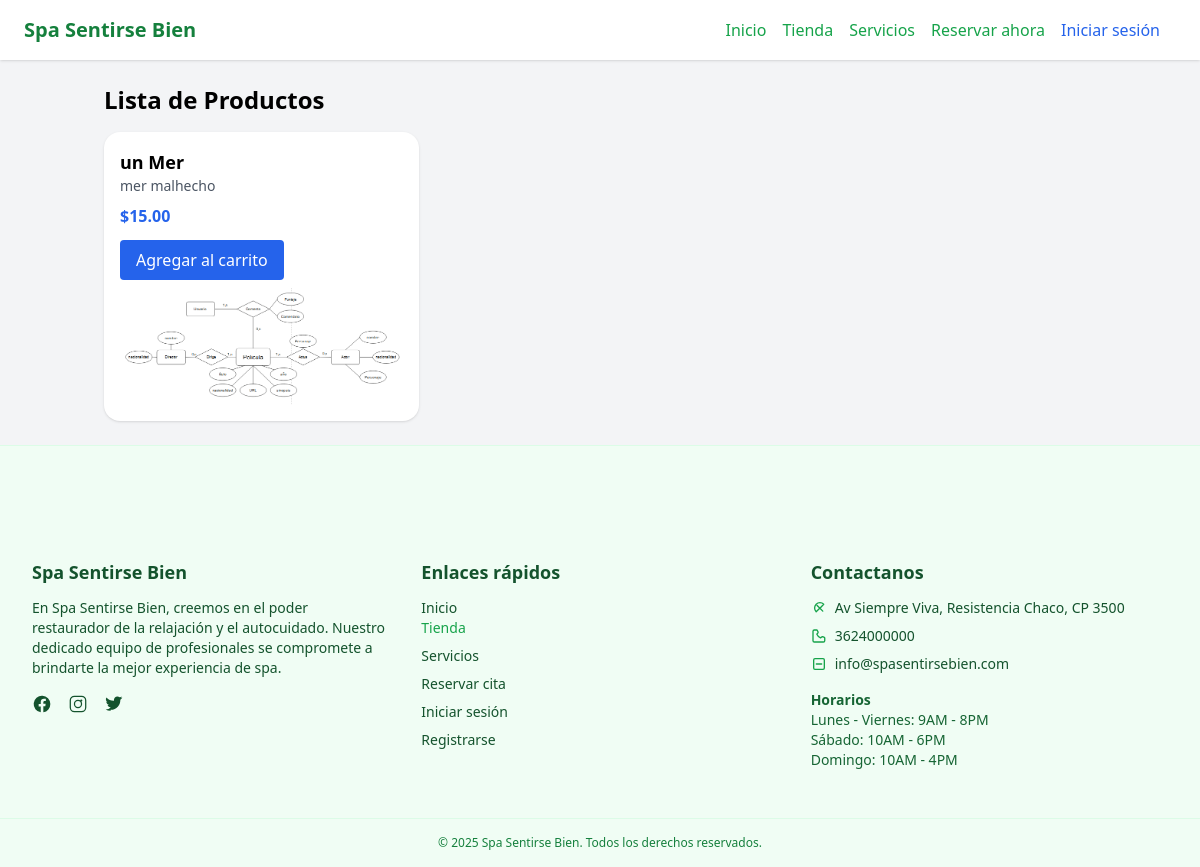
The page /store/ on the database as committed earlier.
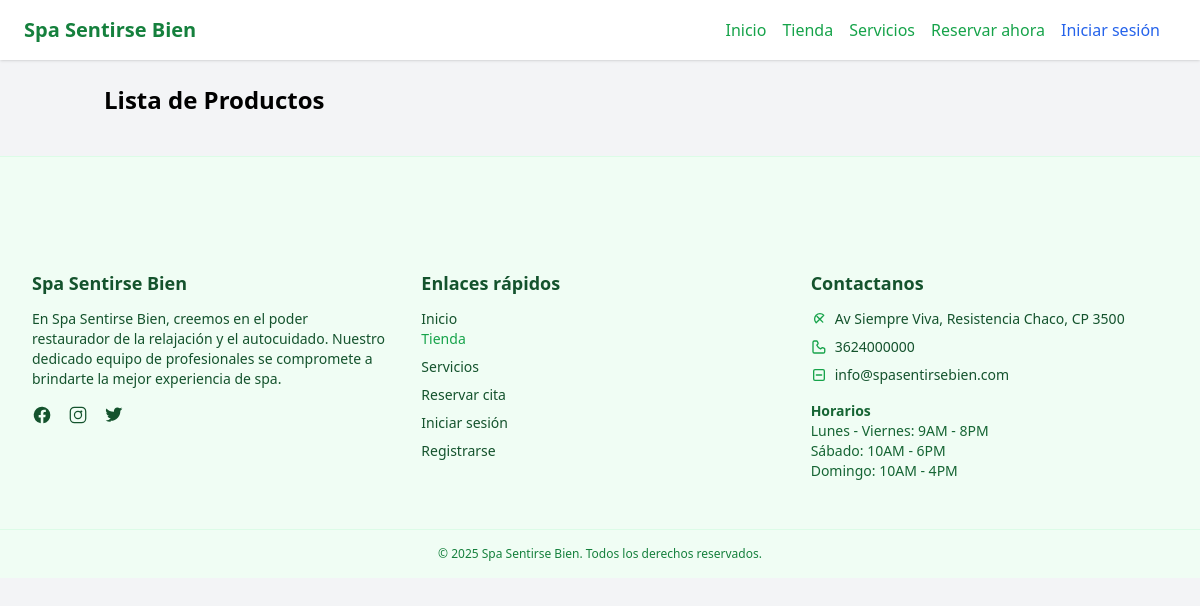
The same page on the database as committed later.
### store/models.py (models this page shows, shortened)
class Product(models.Model):
    name = models.CharField(max_length=100)
    description = models.TextField()
    price = models.DecimalField(max_digits=8, decimal_places=2)
    image = models.ImageField(upload_to='products/', blank=True, null=True)

### store/views.py (the view)
# urls.py: path('', views.product_list, name='product_list'),
def product_list(request):
    products = Product.objects.all()
    return render(request, 'store/product_list.html', {'products': products})

### store/templates/store/product_list.html (shortened to what this page needs)
{% extends "base.html" %}
{% load static %}
{% block content %}
<div class="container mx-auto px-4 py-6">
    <h1 class="text-2xl font-bold mb-4">Lista de Productos</h1>
    <div class="grid grid-cols-1 sm:grid-cols-2 md:grid-cols-3 gap-6">
        {% for product in products %}
        <div class="bg-white rounded-2xl shadow p-4">
            <h2 class="text-lg font-semibold">{{ product.name }}</h2>
            <p class="text-sm text-gray-600">{{ product.description }}</p>
            <p class="text-blue-600 font-bold mt-2">${{ product.price }}</p>
            <form action="{% url 'agregar_producto' product.id %}" method="POST" class="mt-3">
                <button type="submit" class="bg-blue-600 text-white px-4 py-2 rounded">Agregar al carrito</button>
            </form>
            {% if product.image %}
                <img src="{{ product.image.url }}" alt="{{ product.name }}" class="w-full h-auto mt-2 rounded">
            {% endif %}
        </div>
        {% endfor %}
    </div>
</div>
{% endblock %}

Rows that differ between the two databases and show on the page:
removed Product: name "un Mer", description "mer malhecho", price "15.00", image (picture)
